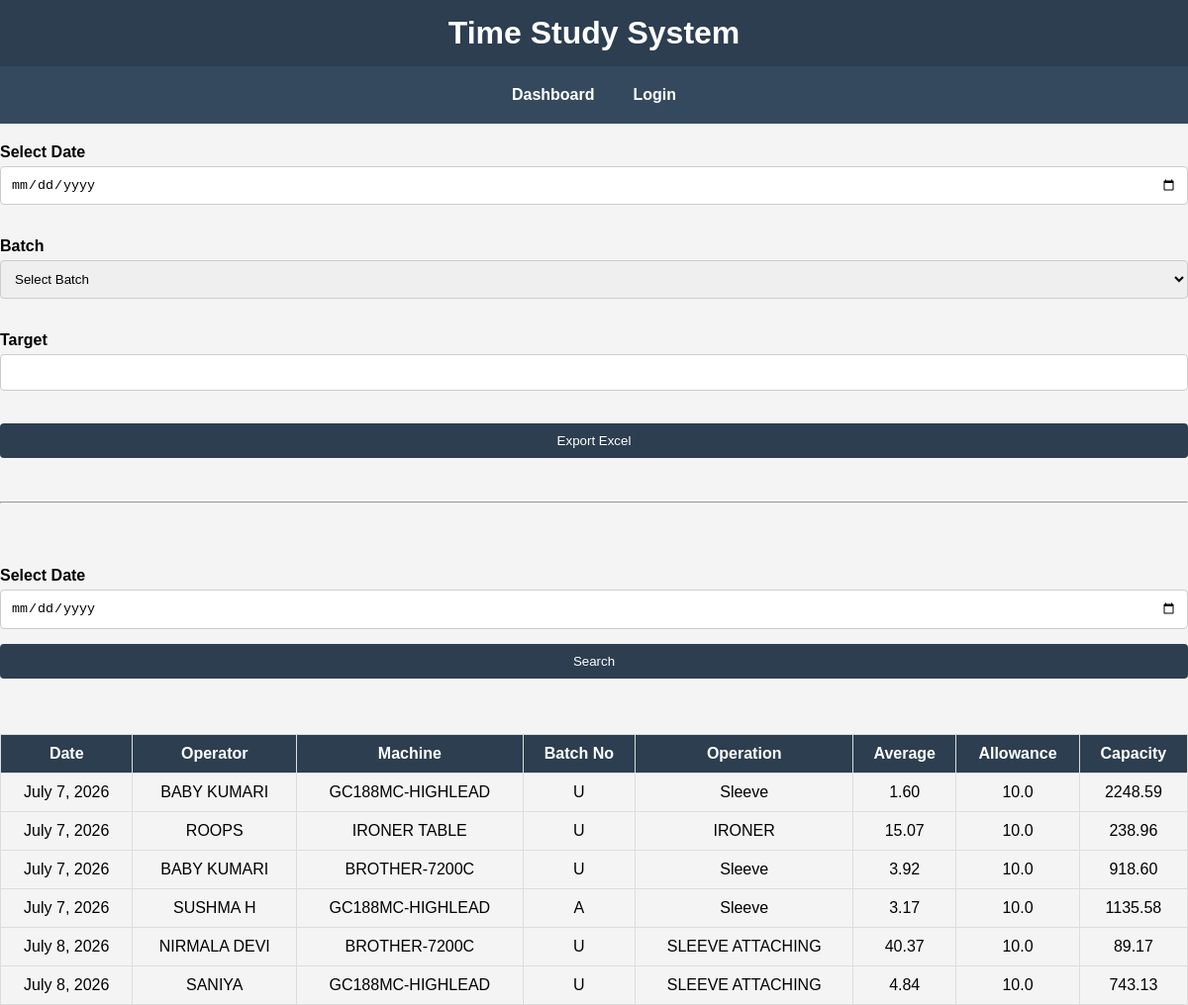
The page /history/ on the database its author committed.
### base/models.py (models this page shows, shortened)
class TimeStudy(models.Model):
    operator = models.ForeignKey(Operator, on_delete=models.CASCADE)
    machine = models.ForeignKey(Machine, on_delete=models.CASCADE)
    batch_no = models.CharField(max_length=50)
    operation = models.CharField(max_length=100)
    reading1 = models.FloatField(blank=True,null=True)
    reading2 = models.FloatField(blank=True,null=True)
    reading3 = models.FloatField(blank=True,null=True)
    reading4 = models.FloatField(blank=True,null=True)
    reading5 = models.FloatField(blank=True,null=True)
    average = models.FloatField(blank=True, null=True)
    allowance = models.FloatField()
    capacity = models.FloatField(blank=True,null=True)
    date = models.DateField(default=timezone.now)

class Operator(models.Model):
    name = models.CharField(max_length=100)
    token_id = models.CharField(max_length=20, unique=True)
    qr_code = models.ImageField(upload_to='qr_codes/', blank=True)
    def __str__(self):
        return self.name

class Machine(models.Model):
    machine_model = models.CharField(max_length=20)
    def __str__(self):
        return self.machine_model

### base/views.py (the view)
# urls.py: path('history/', views.history, name='history'),
def history(request):
    selected_date = request.GET.get("date")
    if selected_date:
        studies = TimeStudy.objects.filter(date=selected_date)
    else:
        studies = TimeStudy.objects.all()
    context = {
        "studies": studies,
        "selected_date": selected_date,
        "batches": list(string.ascii_uppercase)
    }
    return render(request, "base/history.html", context)

### base/templates/base/history.html (shortened to what this page needs)
{% extends 'base/base.html' %}
{% block body %}
<form action="{% url 'export_excel' %}" method="GET">
    <label>Select Date</label><br>
    <input type="date" name="date" required><br><br>
    <label>Batch</label><br>
    <select name="batch" required>
        <option value="">Select Batch</option>
    </select>
<br><br>
    <label>Target</label><br>
    <input type="number" name="target" required><br><br>
    <button type="submit">
        Export Excel
    </button>
</form>
<hr>
<form method="GET">
    <label>Select Date</label>
    <input type="date" name="date">
    <button type="submit">Search</button>
</form>
<div class="table-container">
    <table>
        <tr>
            <th>Date</th>
            <th>Operator</th>
            <th>Machine</th>
            <th>Batch No</th>
            <th>Operation</th>
            <th>Average</th>
            <th>Allowance</th>
            <th>Capacity</th>
        </tr>
        {% for study in studies %}
        <tr>
            <td>{{ study.date }}</td>
            <td>{{ study.operator }}</td>
            <td>{{ study.machine }}</td>
            <td>{{ study.batch_no }}</td>
            <td>{{ study.operation }}</td>
            <td>{{ study.average | floatformat:2 }}</td>
            <td>{{ study.allowance }}</td>
            <td>{{ study.capacity|floatformat:2 }}</td>
        </tr>
        {% empty %}
        <tr>
            <td>No records found.</td>
        </tr>
        {% endfor %}
    </table>
</div>
{% endblock %}

### base/templates/base/base.html (shortened to what this page needs)
{% load static %}
<!DOCTYPE html>
<html>
    <head>
        <link rel="stylesheet" href="{% static 'base/style.css' %}">
    </head>
    <body>
        <header>
            <h1>Time Study System</h1>
        </header>
        <nav>
            <a href="{% url 'dashboard' %}">Dashboard</a>
            {% if user.is_authenticated %}
                <a href="{% url 'logout_user' %}">Logout</a>
            {% else %}
                <a href="{% url 'login' %}">Login</a>
            {% endif %}
        </nav>
    </body>
</html>
{% block body %}
{% endblock %}

### static/base/style.css (style rules this page uses)
body { font-family:Arial,sans-serif; margin:0; padding:0; background:#f4f4f4; }
header { background:#2c3e50; color:white; text-align:center; padding:15px; }
header h1 { margin:0; }
nav { background:#34495e; display:flex; justify-content:center; align-items:center; flex-wrap:wrap; gap:15px; padding:12px; }
nav a { color:white; text-decoration:none; font-weight:bold; padding:8px 12px; }
form { margin-top:20px; }
label { font-weight:bold; }
input,select,textarea { width:100%; padding:10px; margin-top:5px; margin-bottom:15px; border:1px solid #ccc; border-radius:4px; box-sizing:border-box; }
button { width:100%; padding:10px; background:#2c3e50; color:white; border:none; border-radius:4px; cursor:pointer; }
.table-container { width:100%; overflow-x:auto; -webkit-overflow-scrolling:touch; }
table { width:100%; min-width:700px; border-collapse:collapse; margin-top:20px; }
table,th,td { border:1px solid #ddd; }
th { background:#2c3e50; color:white; }
th,td { padding:10px; text-align:center; white-space:nowrap; }

### rows shown on the page
TimeStudy: date "July 7, 2026", operator "BABY KUMARI", machine "GC188MC-HIGHLEAD", batch_no "U", operation "Sleeve", average "1.60", allowance "10.0", capacity "2248.59"
TimeStudy: date "July 7, 2026", operator "ROOPS", machine "IRONER TABLE", batch_no "U", operation "IRONER", average "15.07", allowance "10.0", capacity "238.96"
TimeStudy: date "July 7, 2026", operator "BABY KUMARI", machine "BROTHER-7200C", batch_no "U", operation "Sleeve", average "3.92", allowance "10.0", capacity "918.60"
TimeStudy: date "July 7, 2026", operator "SUSHMA H", machine "GC188MC-HIGHLEAD", batch_no "A", operation "Sleeve", average "3.17", allowance "10.0", capacity "1135.58"
TimeStudy: date "July 8, 2026", operator "NIRMALA DEVI", machine "BROTHER-7200C", batch_no "U", operation "SLEEVE ATTACHING", average "40.37", allowance "10.0", capacity "89.17"
TimeStudy: date "July 8, 2026", operator "SANIYA", machine "GC188MC-HIGHLEAD", batch_no "U", operation "SLEEVE ATTACHING", average "4.84", allowance "10.0", capacity "743.13"
